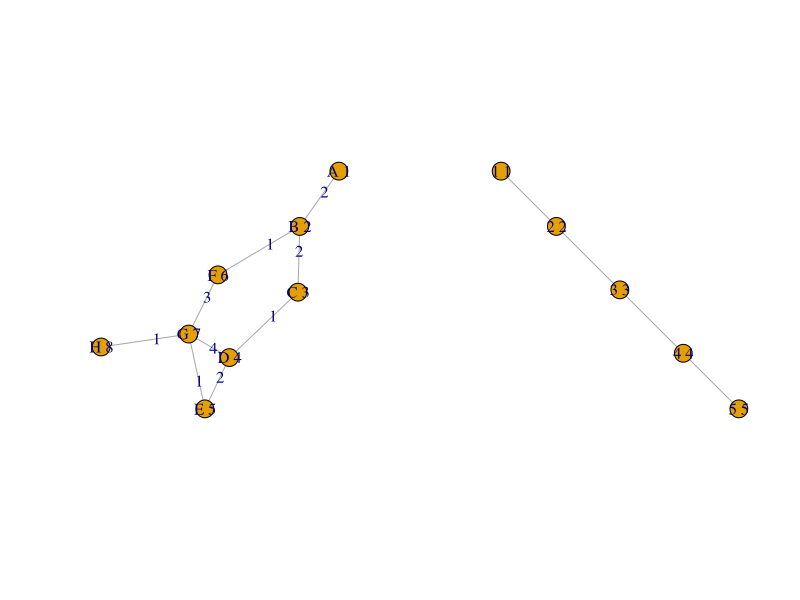

The R source for this figure:
# Author: brayan stiven vasquez villa
# Date: 10-04-2018

# Librerias
library(igraph)

# Construcción grafo
caminos_grafo = c(1,2, 2,3, 3,4, 4,5, 2,6, 6,7, 4,7, 7,5, 7,8)
grafo = graph(caminos_grafo, n = 8, directed = FALSE)
nombres_nodos = c('A','B','C','D','E','F','G','H')
E(grafo)$weight = c(2,2,1,2,1,3,4,1,1)
#matriz = get.adjacency(get.adjacency(graph = grafo,attr = 'weight'))

########################### FUNCIONES #####################################

# Verifica si un nodo es respuesta
es_respuesta <- function(nodo,objetivo){
  nombres_nodos[nodo] == nombres_nodos[objetivo]
}

# Algoritmo recursivo de busqueda por profundidad
dfs <- function(nodo,objetivo,visitados){
  respuesta = es_respuesta(nodo,objetivo)
  resp = "NOT"
  if(respuesta){
    visitados = c(visitados,nodo)
    str("Respuesta")
    str(nodo)
    str("Camino")
    str(visitados)
    resp = "OK"
    visualizar_respuesta(visitados)
    return(resp)
  }else{
    visitados = c(visitados,nodo)
    vecinos  = neighbors(grafo,nodo)
    for(item in vecinos){
      if(resp != "OK"){
        if(!(item %in% visitados)){
          resp = dfs(as.numeric(item),objetivo,visitados)
        } 
      }
    }
    x = c(nodo)
    visitados = visitados[!visitados %in% x]
  }
  return(resp)
}

# Muestra la respuesta en consola y grafica un grafo solo con los nodos del camino respuesta
visualizar_respuesta <- function(vector_ruta){
  str(vector_ruta)
  caminos_resp = c()
  for (i in 2:length(vector_ruta)){
    caminos_resp = c(caminos_resp,i-1,i)
  }
  grafo_respuesta = graph(caminos_resp,n = length(vector_ruta),directed = FALSE)
  par(mfcol = c(1,2))
  plot(grafo,vertex.label=paste(nombres_nodos,1:length(nombres_nodos)),edge.label=E(grafo)$weight)
  plot(grafo_respuesta,vertex.label=paste(vector_ruta,1:length(vector_ruta)))
}

# función principal
main <- function(objetivo){
  nodo = 1
  camino = c()
  visitados = c()
  dfs(nodo,objetivo,visitados)
}

main(5)